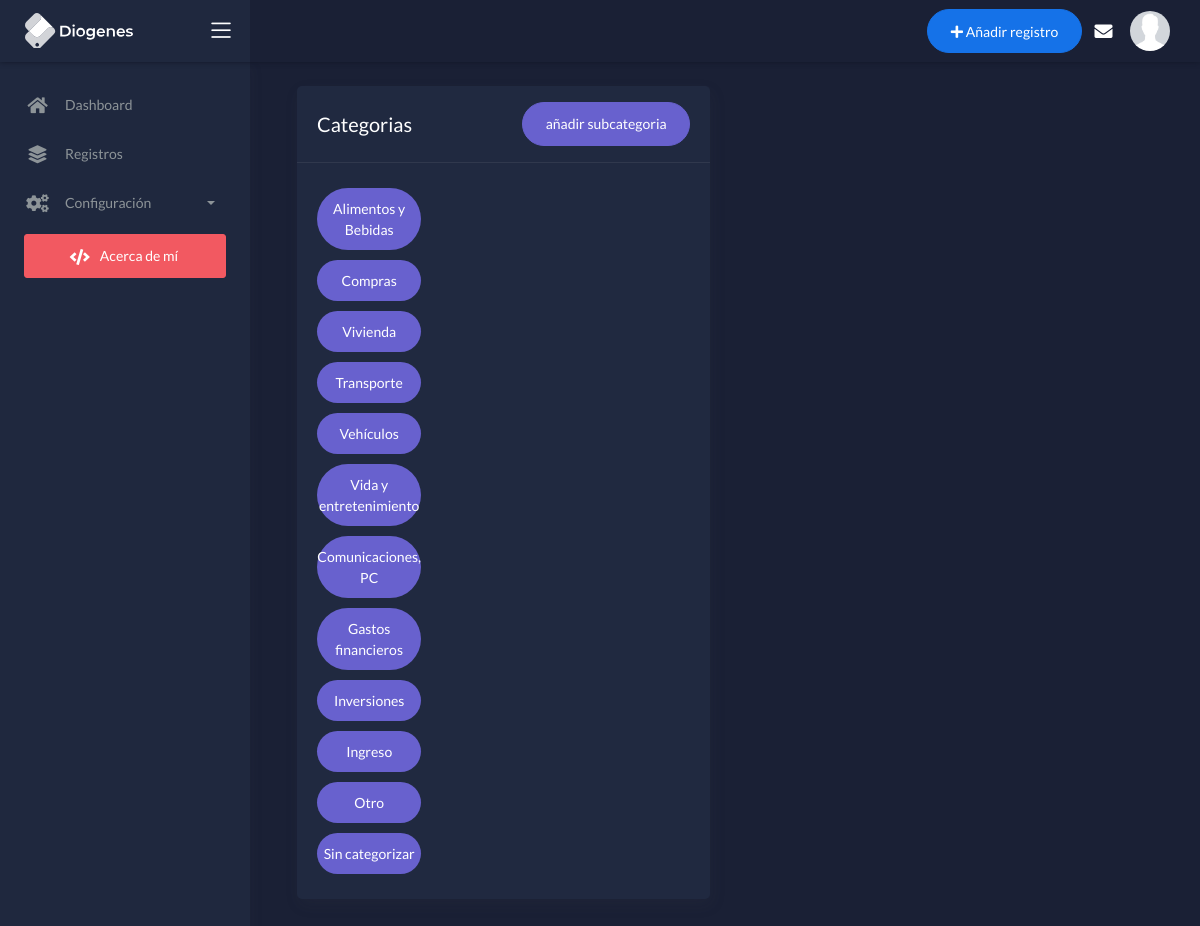
The app's page /categorias (signed in), older data.
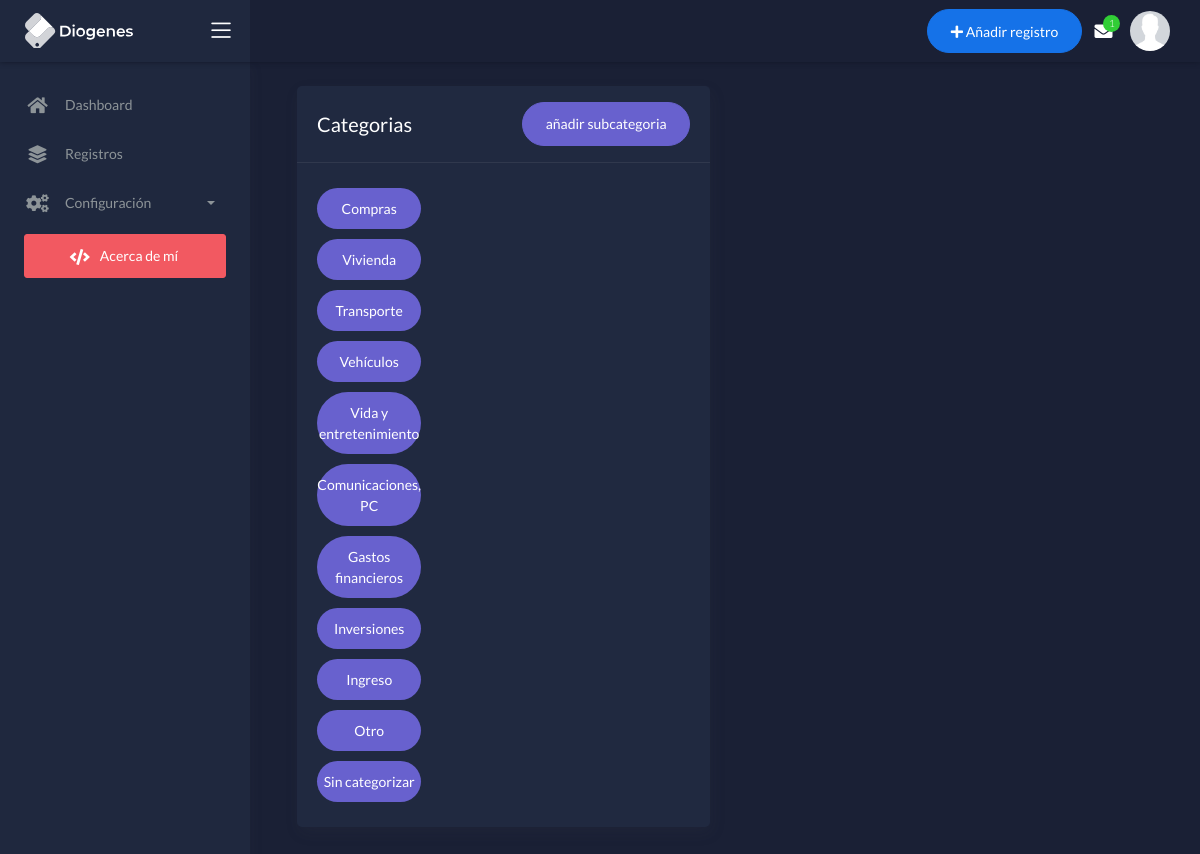
The same page, newer data.
### apps/finanzas/models.py (models this page shows, shortened)
class Categorias (MPTTModel):
    nombre = models.CharField(max_length=30)
    descripcion = models.CharField(max_length=100, null=True, blank=TRUE)
    parent = TreeForeignKey ('self', on_delete=models.CASCADE, related_name='children', null=True, blank=True, related_query_name='subcategoria')
    class Tipodecategoria (models.TextChoices):
        FIJO ='F', _('Gasto Fijo(Obligatorio)')
        NECESIDAD = 'N', _('Gasto Necesario(Sobrevivencia)')
        PRESCINDIBLE = 'P',_('Gasto Prescindible(Lujo)')
        INGRESO = 'I',_('Ingreso de dinero')
        PADRE = 'C',_('Categoria Padre (admin)')
    tipo_de_categoria = models.CharField(max_length=1, choices=Tipodecategoria.choices, default=Tipodecategoria.FIJO)
    class MPTTMeta:
        order_insertion_by=['nombre']
    class Meta:
        verbose_name_plural = "Categorias"

### apps/finanzas/views.py (the view)
# urls.py: path('categorias', views.CategoriaList, name='categorias'),
@login_required
def CategoriaList(request):
    categorias = Categorias.objects.filter(parent__isnull=True)
    if request.method == 'POST':
        form = Categoriaform(request.POST)
        if form.is_valid():
            messages.success(request, "Categoria creada")
            form.save()
            return redirect('/')
    else:
        form = Categoriaform()
    return render (request, 'finanzas/categorias.html',{'categorias':categorias, 'form':form})

### apps/templates/finanzas/categorias.html (shortened to what this page needs)
{% extends "layouts/base.html" %}
{% block content %}
<div class="content">
    <div class="page-inner">
      <div class="col-md-6">
        <div class="card">
          <div class="card-header"><div class="card-head-row card-tools-still-right">
            <h4 class="card-title">Categorias</h4>
            <div class="card-tools">
              <button id="crear-subcategoria" type="button" class="btn btn-secondary btn-round" data-toggle="modal" data-target="#Modalnuevacategoria">
                añadir subcategoria
              </button>
            </div>
          </div>
          </div>
          <div class="card-body">
            <div class="row">
              {% for categoria in categorias %}
              <div class="col-5 col-md-4">
                <div class="nav flex-column nav-pills nav-secondary nav-pills-no-bd"  role="tablist" aria-orientation="vertical">
                  <a class="nav-link active card-header" data-toggle="collapse" href="#{{categoria.pk}}" role="tab" aria-controls="v-pills-home-nobd" aria-selected="true">{{categoria.nombre}}</a>
                </div>
              </div>
              <div class="col-7 col-md-8" >
              </div>
              {% endfor %}
            </div>
          </div>
        </div>
      </div>
  </div>
</div>
{% include 'includes/modal_cargarcategoria.html' %}
{% endblock content %}

Row changes from the older to the newer data that the page shows:
removed Categorias: nombre "Alimentos y Bebidas"
Text that changed along with them:
{{ messages_inbox_count }}: (not shown) → "1"
